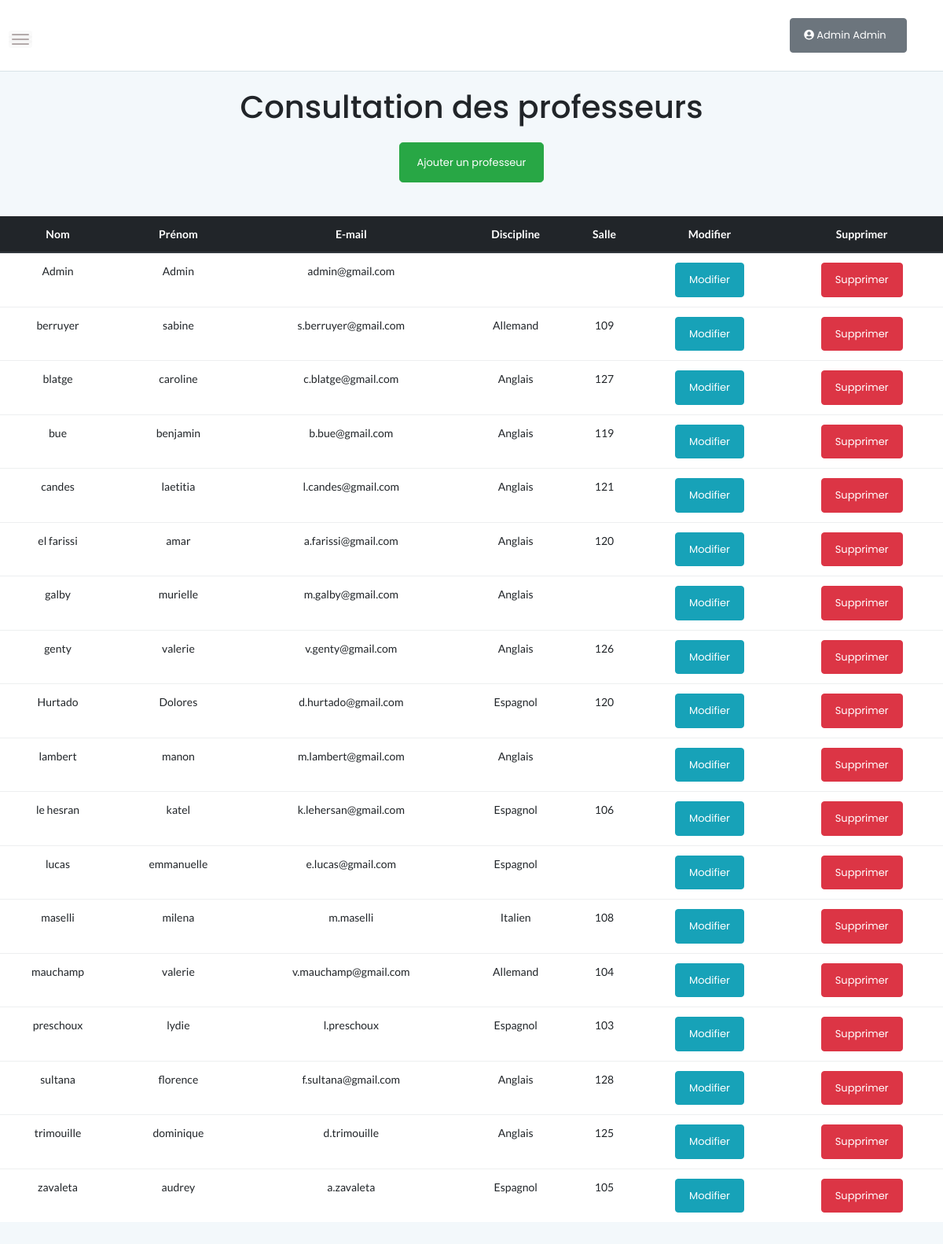
Screenshot of /admin_gestion_prof_consultation.php (signed in) with the database file from the repository.
### tables this page shows
CREATE TABLE IF NOT EXISTS `utilisateur` (
  `id` int(11) NOT NULL AUTO_INCREMENT,
  `identifiant` varchar(30) NOT NULL,
  `motDePasse` varchar(50) NOT NULL,
  `mail` varchar(50) NOT NULL,
  `nom` varchar(50) NOT NULL,
  `prenom` varchar(50) NOT NULL,
  `idTypeUtilisateur` int(11) NOT NULL,
  `idSalleAtt` int(11) DEFAULT NULL,
  `idDiscipline` int(11) DEFAULT NULL,
  `idCivilite` int(11) NOT NULL,
  PRIMARY KEY (`id`),
  KEY `idTypeUtilisateur` (`idTypeUtilisateur`),
  KEY `idSalleAtt` (`idSalleAtt`),
  KEY `FK_idDiscipline` (`idDiscipline`),
  KEY `FK_idcivilite` (`idCivilite`)
);

CREATE TABLE IF NOT EXISTS `discipline` (
  `id` int(11) NOT NULL AUTO_INCREMENT,
  `libelle` varchar(50) NOT NULL,
  PRIMARY KEY (`id`)
);

CREATE TABLE IF NOT EXISTS `salle` (
  `id` int(11) NOT NULL AUTO_INCREMENT,
  `libelle` varchar(5) NOT NULL,
  PRIMARY KEY (`id`)
);

### admin_gestion_prof_consultation.php (the view, shortened to what this page needs)
<!doctype html>
<html class="no-js" lang="fr-FR">
<head>
	<link rel="stylesheet" href="assets/css/bootstrap.min.css">
	<link rel="stylesheet" href="assets/css/font-awesome.min.css">
	<link rel="stylesheet" href="assets/css/themify-icons.css">
	<link rel="stylesheet" href="assets/css/metisMenu.css">
	<link rel="stylesheet" href="assets/css/owl.carousel.min.css">
	<link rel="stylesheet" href="assets/css/slicknav.min.css">
	<link rel="stylesheet" href="https://www.amcharts.com/lib/3/plugins/export/export.css" type="text/css" media="all" />
	<link rel="stylesheet" href="assets/css/typography.css">
	<link rel="stylesheet" href="assets/css/default-css.css">
	<link rel="stylesheet" href="assets/css/styles.css">
	<link rel="stylesheet" href="assets/css/responsive.css">
	<link rel="stylesheet" href="https://use.fontawesome.com/releases/v5.8.1/css/all.css">
</head>
<body>
    <div class="page-container">
    	<div class="main-content">
    		<div class="header-area">
    			<div class="row align-items-center">
    				<div class="nav-btn pull-left">
    					<span></span>
    					<span></span>
    					<span></span>
    				</div>
    				<div class="col-auto">
    				</div>
    				<div class="col-auto mr-auto"></div>
    				<?php
    				include "bouton_profil.php";
    				?>
    			</div>
    		</div>
    		<section>
    			<header>
    				<br>
    				<h1 class="text-center">Consultation des professeurs </h1>
    			</header>
    			<div class="">
    				<div class="">
    					<div class="col">
    						<br>
    						<div class="d-flex justify-content-center">
    							<a href="admin_gestion_prof_ajout.php"> <input class="btn btn-success btn-lg" type="button" name="btn_ajout_prof" value="Ajouter un professeur"></a>
    						</div>
    						<br>
    					</div>
    					<br>
    					<div class="d-flex justify-content-center">
    						<div class="table table-striped">
    							<?php
    							include "connexion_bd_gesoraux.php";
    							try{
    								$lesEnregs=$bdd->query("SELECT utilisateur.id as 'idUtilisateur',nom, prenom, mail, discipline.libelle as 'discipline',
    									salle.libelle as 'salle'
    									FROM utilisateur
    									left outer join discipline on idDiscipline = discipline.id
    									left outer join salle on idSalleAtt = salle.id
    									Order BY nom");
    								if($lesEnregs->rowCount()==0) {
    									echo("Aucun professeur n'a été enregistré");
    								} else {
    									echo" <table class ='table table-striped text-center'>";
    									echo" <thead class='thead-dark'>";
    									echo" <tr>";
    									echo "<th>Nom</th>";
    									echo "<th>Prénom</th>";
    									echo "<th>E-mail</th>";
    									echo "<th>Discipline</th>";
    									echo "<th>Salle</th>";
    									echo "<th>Modifier</th>";
    									echo "<th>Supprimer</th>";
    									echo" </tr>";
    									foreach($lesEnregs as $enreg){
    										echo" <tr>";
    										echo "<td> $enreg->nom</td>";
    										echo "<td> $enreg->prenom</td>";
    										echo "<td> $enreg->mail</td>";
    										echo "<td> $enreg->discipline</td>";
    										echo "<td> $enreg->salle</td>";
    										echo"<td> <a href='admin_gestion_prof_modif.php?id=$enreg->idUtilisateur'> <input class='btn btn-info' type='button' name='btn_modif_prof' value='Modifier'> </a> </td>";
    										echo"<td> <a href='admin_gestion_prof_supp.php?id=$enreg->idUtilisateur' onclick='return confirmer_suppres();'> <input class='btn btn-danger' type='button' name='btn_supp_prof' value='Supprimer'> </a></td>";
    										echo" </tr>";
    									}
    									echo" </table>";
    								}
    							} catch(PDOException $e) {
    								echo(" erreur de SELECT dans gestion_prof_admin.php<br>Message d'erreur :".$e->getMessage());
    							}
    							?>
    						</div>
    					</div>
    				</div>
    			</section>
    		</div>
    	</div>
    </body>
    </html>

### assets/css/styles.css (style rules this page uses)
.page-container { width: 100%; height: 100%; min-height: 100vh; padding-left: 280px; -webkit-transition: padding-left 0.3s ease 0s; transition: padding-left 0.3s ease 0s; }
.main-content { width: 100%; background: #F3F8FB; }
.header-area { padding: 15px 30px; background: #fff; border-bottom: 1px solid #d8e3e7; }
.nav-btn { margin-right: 30px; margin-top: 10px; cursor: pointer; }
.nav-btn span { display: block; width: 22px; height: 2px; background: #b3aaaa; margin: 4px 0; border-radius: 15px; -webkit-transition: all 0.3s ease 0s; transition: all 0.3s ease 0s; box-shadow: 0 0 0 4px rgba(99, 96, 96, 0.03); }
.btn { padding: 11px 17px; font-size: 13px; letter-spacing: 0; }
.btn-lg { padding: 15px 22px; }
table tr th { border-bottom: none; }
table tr th, table tr td { border-top: 1px solid rgba(120, 130, 140, 0.13) !important; }

### rows the page displays
utilisateur: nom "Admin", prenom "Admin", mail "admin@gmail.com"
utilisateur: nom "berruyer", prenom "sabine", mail "s.berruyer@gmail.com", idDiscipline.libelle "Allemand", idSalleAtt.libelle "109"
utilisateur: nom "blatge", prenom "caroline", mail "c.blatge@gmail.com", idDiscipline.libelle "Anglais", idSalleAtt.libelle "127"
utilisateur: nom "bue", prenom "benjamin", mail "b.bue@gmail.com", idDiscipline.libelle "Anglais", idSalleAtt.libelle "119"
utilisateur: nom "candes", prenom "laetitia", mail "l.candes@gmail.com", idDiscipline.libelle "Anglais", idSalleAtt.libelle "121"
utilisateur: nom "el farissi", prenom "amar", mail "a.farissi@gmail.com", idDiscipline.libelle "Anglais", idSalleAtt.libelle "120"
utilisateur: nom "galby", prenom "murielle", mail "m.galby@gmail.com", idDiscipline.libelle "Anglais"
utilisateur: nom "genty", prenom "valerie", mail "v.genty@gmail.com", idDiscipline.libelle "Anglais", idSalleAtt.libelle "126"
utilisateur: nom "Hurtado", prenom "Dolores", mail "d.hurtado@gmail.com", idDiscipline.libelle "Espagnol", idSalleAtt.libelle "120"
utilisateur: nom "lambert", prenom "manon", mail "m.lambert@gmail.com", idDiscipline.libelle "Anglais"
utilisateur: nom "le hesran", prenom "katel", mail "k.lehersan@gmail.com", idDiscipline.libelle "Espagnol", idSalleAtt.libelle "106"
utilisateur: nom "lucas", prenom "emmanuelle", mail "e.lucas@gmail.com", idDiscipline.libelle "Espagnol"
utilisateur: nom "maselli", prenom "milena", mail "m.maselli", idDiscipline.libelle "Italien", idSalleAtt.libelle "108"
utilisateur: nom "mauchamp", prenom "valerie", mail "v.mauchamp@gmail.com", idDiscipline.libelle "Allemand", idSalleAtt.libelle "104"
utilisateur: nom "preschoux", prenom "lydie", mail "l.preschoux", idDiscipline.libelle "Espagnol", idSalleAtt.libelle "103"
utilisateur: nom "sultana", prenom "florence", mail "f.sultana@gmail.com", idDiscipline.libelle "Anglais", idSalleAtt.libelle "128"
utilisateur: nom "trimouille", prenom "dominique", mail "d.trimouille", idDiscipline.libelle "Anglais", idSalleAtt.libelle "125"
utilisateur: nom "zavaleta", prenom "audrey", mail "a.zavaleta", idDiscipline.libelle "Espagnol", idSalleAtt.libelle "105"

### other values shown
$_SESSION['nom_prenom'] "Admin Admin"
